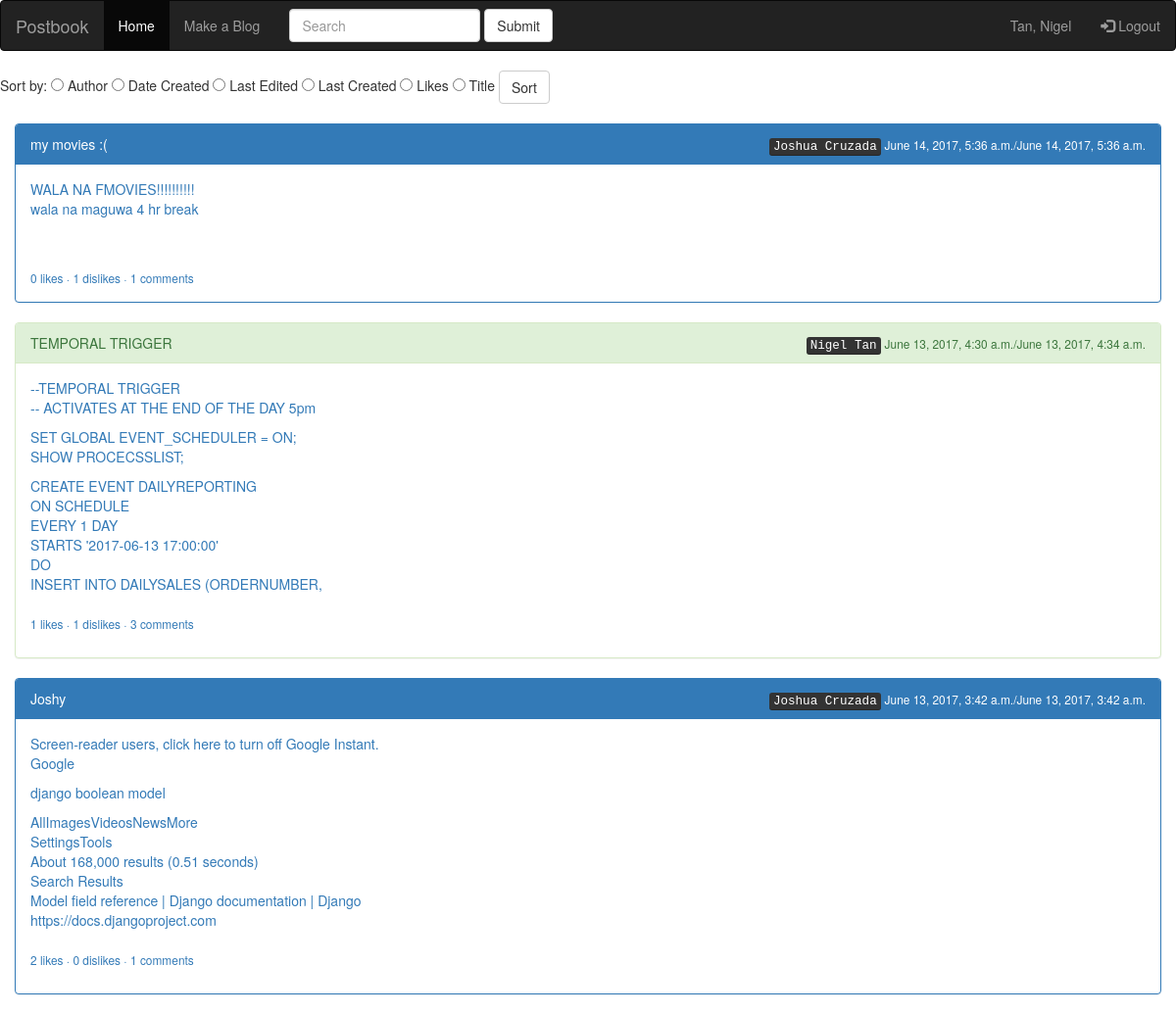
/blog/home (signed in), run on the app's committed database.
### blog/models.py (models this page shows, shortened)
class Author(models.Model):
    first_name = models.CharField(max_length=100)
    last_name = models.CharField(max_length=100)
    password = models.CharField(max_length=100)
    username = models.CharField(max_length=100, primary_key= True)

class Post(models.Model):
    author = models.ForeignKey(Author, on_delete = models.CASCADE)
    cdate = models.DateTimeField(editable=False)
    edate = models.DateTimeField()
    title = models.CharField(max_length = 100)
    content = models.TextField()

### blog/views.py (the view)
# urls.py: url(r'home', views.Home, name = 'home'),
def Home(request):
    posts = None
    postsa = None
    postsb = None
    postsc = None
    reversed = True
    print(request.session['username'])
    if(request.method == "POST"):
        posts = request.session['search']
        try:
            request.session['search'] = request.POST['filter']
        except:
            None
        posts = Post.objects.all()
        postsa = posts.filter(title__icontains=request.session['search'])
        postsb = posts.filter(author__first_name__icontains=request.session['search'])
        postsd = posts.filter(author__last_name__icontains=request.session['search'])
        postsc = posts.filter(content__icontains=request.session['search'])
        posts = postsa | postsb | postsd | postsc
        postsort = []
        try:
            if (request.POST['author'] == 'author'):
                postsort.append('-author__first_name')
                postsort.append('-author__last_name')
                autho = True
        except:
            None
        try:
            if (request.POST['le'] == 'le'):
                postsort.append('edate')
        except:
            None
        try:
            if (request.POST['date'] == 'date'):
                postsort.append('-cdate')
        except:
            None
        try:
            if (request.POST['lc'] == 'lc'):
                postsort.append('cdate')
        except:
            None
        try:
            if (request.POST['title'] == 'title'):
                postsort.append('-title')
                print('beng')
        except:
            None
        try:
            if (request.POST['likes'] == 'likes'):
                postsort.append('likes')
                print('beng')
        except:
            None
        Post.objects.extra(select={'likes': 'SELECT COUNT(*) FROM POST WHERE POST.ID = BLOG.PPOST.ID'}, )
        posts = posts.order_by(*postsort)
    else:
        request.session['search'] = ''
        posts = Post.objects.all()
    nigahiga = [] #voting system
    for i in posts:
        nigahiga.append([i.id,Comments.objects.filter(Ppost = i),len(Votes.objects.filter(Ppost = i, pointer = True)),len(Votes.objects.filter(Ppost = i, pointer = False))])
    context = {
        'posts': posts,
        'user': Author.objects.get(username=request.session['username']),
        'reveresed': reversed,
        'comments': nigahiga,
    }
    return render(request, 'Posts.html', context)

### blog/templates/Posts.html (shortened to what this page needs)
{% extends 'base.html' %}
{% block homey %}<li class="active"><a href="/blog/home/">Home</a></li> {% endblock %}
{% block uname %}{{ user.last_name}}, {{ user.first_name }}{% endblock %}
{% block body %}
    <form action = "/blog/home" method = "POST">
    <div>
    Sort by:
      <input type="radio" name="author" value="author"> Author
      <input type="radio" name="date" value="date"> Date Created
        <input type="radio" name="le" value="le"> Last Edited
        <input type="radio" name="lc" value="lc"> Last Created
        <input type="radio" name="likes" value="likes"> Likes
        <input type="radio" name="title" value="title"> Title
        <button type="submit" class="btn btn-default" display:inline-block>Sort</button>
    </div>
    <br>
    </form>
    {% if posts %}
        {% if reveresed == True%}
            {%  for post in posts reversed %}
             <a href = "/blog/{{ post.id }}/">
                <div class = "col-md-12">
                        {% if user.username == post.author.username %}
                            <div class="panel panel-success">
                        {% else %}
                            <div class="panel panel-primary">
                        {% endif %}
                        <div class="panel-heading"> {{ post.title|slice:":50" }}
                            <span style = "float:right">
                                <kbd>{{ post.author.first_name }} {{ post.author.last_name }}</kbd> <small>{{ post.cdate }}/{{ post.edate }}</small>
                            </span>
                        </div>
                        <div class="panel-body">{{ post.content|linebreaks|slice:":300" }}<br><br> <small>
                            {% for x in comments %}
                                {% if x.0 == post.id %}
                                    {{ x.2 }}
                                {% endif %}
                            {% endfor %}
                            likes ·
                             {% for x in comments %}
                                {% if x.0 == post.id %}
                                    {{ x.3 }}
                                {% endif %}
                            {% endfor %}
                            dislikes ·
                            {% for x in comments %}
                                {% if x.0 == post.id %}
                                    {{ x.1|length }}
                                {% endif %}
                            {% endfor %}
                            comments</small></div>
                         </div>
                </div>
            </a>
            {% endfor %}
        {% endif %}
    {% else %}
        <header> There are no posts yet on this site, Be the first to try it now!</header>
    {% endif %}
{% endblock %}

### data on the page
Author: last_name "Tan", first_name "Nigel"
Post: title "my movies :(", author.first_name "Joshua", author.last_name "Cruzada", cdate "June 14, 2017, 5:36 a.m.", edate "June 14, 2017, 5:36 a.m.", content "WALA NA FMOVIES!!!!!!!!!! wala na maguwa 4 hr break", x "0", x "1", x "1"
Post: title "TEMPORAL TRIGGER", author.first_name "Nigel", author.last_name "Tan", cdate "June 13, 2017, 4:30 a.m.", edate "June 13, 2017, 4:34 a.m.", content "--TEMPORAL TRIGGER -- ACTIVATES AT THE END OF THE DAY 5pm SET GLOBAL EVENT_SCHEDULER = ON; SHOW PROCECSSLIST; CREATE EVENT DAILYREPORTING ON SCHEDULE EVERY 1 DAY STARTS '2017-06-13 17:00:00' DO INSERT INTO DAILYSALES (ORDERNUMBER,", x "1", x "1", x "3"
Post: title "Joshy", author.first_name "Joshua", author.last_name "Cruzada", cdate "June 13, 2017, 3:42 a.m.", edate "June 13, 2017, 3:42 a.m.", content "Screen-reader users, click here to turn off Google Instant. Google django boolean model AllImagesVideosNewsMore SettingsTools About 168,000 results (0.51 seconds) Search Results Model field reference | Django documentation | Django https://docs.djangoproject.com", x "2", x "0", x "1"
